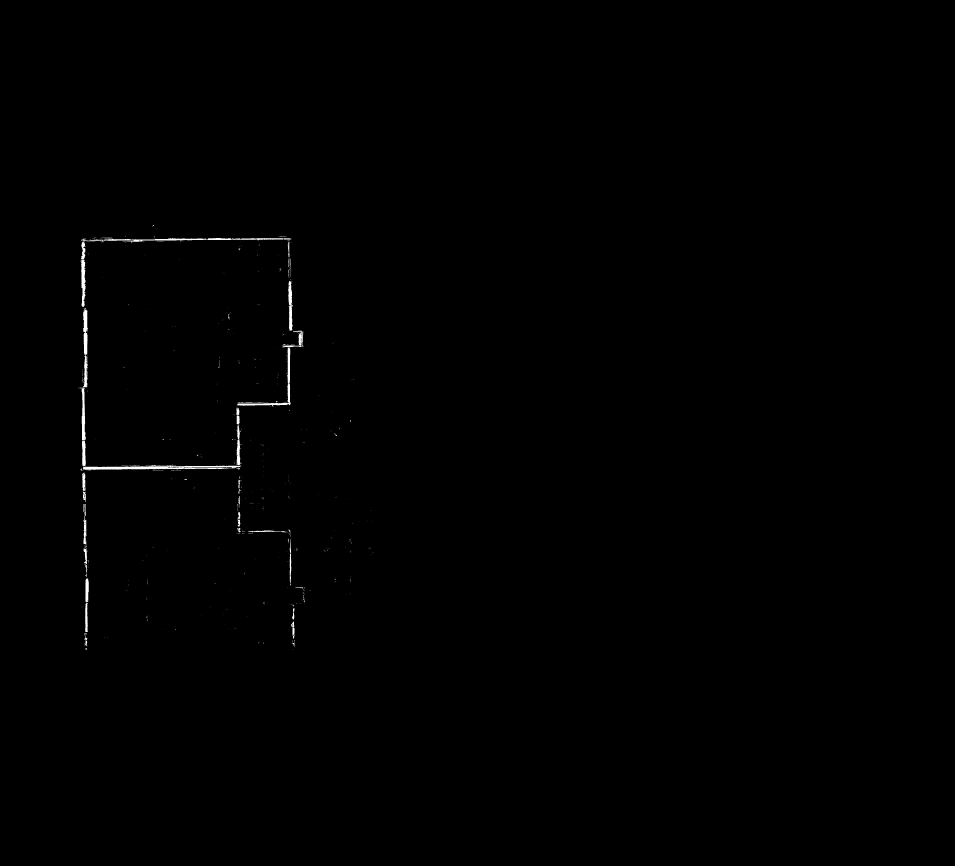
#> input picture cache/color_masks/mask_red.jpg, 3820 x 3464 px (shown at 1/4 size)
$ python verify_wall_completeness.py
#> lines starting #> are read from the running program, lines starting #| are printed output that depends on the picture
import cv2
import numpy as np
import os

def check_unit_boundaries(mask, bbox_y, bbox_x, unit_name):
    """
    Checks if a mask has continuous or near-continuous line segments on the 4 sides of a bounding box.
    """
    y_min, y_max = bbox_y
    x_min, x_max = bbox_x

    # Crop the mask to the unit's active bounding box
    crop = mask[y_min:y_max, x_min:x_max]
    h_c, w_c = crop.shape

    # Divide the bounding box into 4 border zones (top, bottom, left, right)
    border_thickness = 30

    top_zone = crop[0:border_thickness, :]
    bottom_zone = crop[h_c-border_thickness:h_c, :]
    left_zone = crop[:, 0:border_thickness]
    right_zone = crop[:, w_c-border_thickness:w_c]

    # Calculate coverage (percentage of border zone containing masked pixels)
    top_cov = np.sum(top_zone > 0) / top_zone.size * 100
    bottom_cov = np.sum(bottom_zone > 0) / bottom_zone.size * 100
    left_cov = np.sum(left_zone > 0) / left_zone.size * 100
    right_cov = np.sum(right_zone > 0) / right_zone.size * 100

    print(f"\n--- Automated Validation Report for {unit_name} ---")
    print(f"  Top wall coverage: {top_cov:.1f}%")
    print(f"  Bottom wall coverage: {bottom_cov:.1f}%")
    print(f"  Left wall coverage: {left_cov:.1f}%")
    print(f"  Right wall coverage: {right_cov:.1f}%")

    # Threshold for success: at least some line segments present on each side
    success = True
    for side, cov in [("Top", top_cov), ("Bottom", bottom_cov), ("Left", left_cov), ("Right", right_cov)]:
        if cov < 1.0: # If less than 1% of the zone is covered, a boundary wall is missing!
            print(f"  [ERROR] Missing boundary wall on the {side}!")
            success = False

    if success:
        print(f"  [SUCCESS] All 4 boundary zones contain valid wall segments.")
    return success

def main():
    # Load masks
    red_mask_path = "cache/color_masks/mask_red.jpg"
    blue_mask_path = "cache/color_masks/mask_blue.jpg"

    if not os.path.exists(red_mask_path) or not os.path.exists(blue_mask_path):
        print("Error: Mask files not found. Run color_separation.py first.")
        return

    mask_red = cv2.imread(red_mask_path, cv2.IMREAD_GRAYSCALE)
#> mask_red is the input picture: shape (3464, 3820); min 0, max 255, mean 0.8
    mask_blue = cv2.imread(blue_mask_path, cv2.IMREAD_GRAYSCALE)
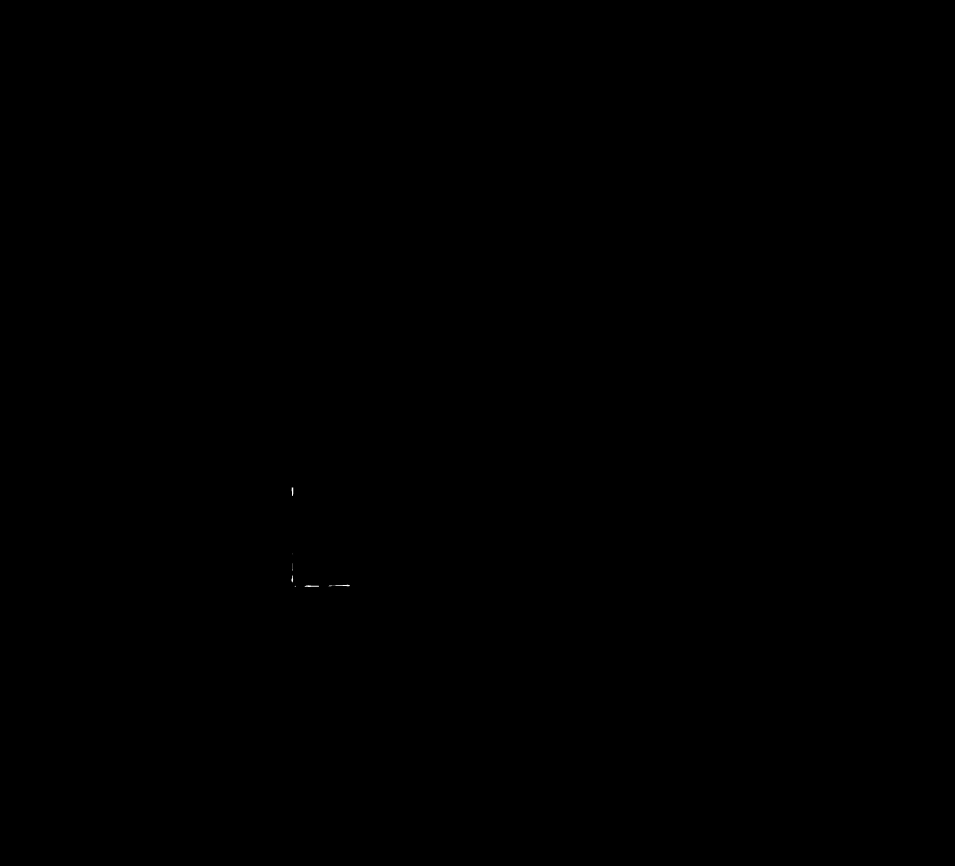
#> input picture cache/color_masks/mask_blue.jpg, 3820 x 3464 px (shown at 1/4 size)
#> mask_blue is the input picture: shape (3464, 3820); min 0, max 255, mean 0

    # Unit 1 (Red) expected bounding box
    u1_bbox_y = (900, 1950)
    u1_bbox_x = (300, 1250)

    # Unit 2 (Blue) expected bounding box
    u2_bbox_y = (1950, 2500)
    u2_bbox_x = (300, 1400)

    u1_ok = check_unit_boundaries(mask_red, u1_bbox_y, u1_bbox_x, "Unit 1 (Red)")
#> in check_unit_boundaries, `crop = mask[y_min:y_max, x_min:x_max]`:
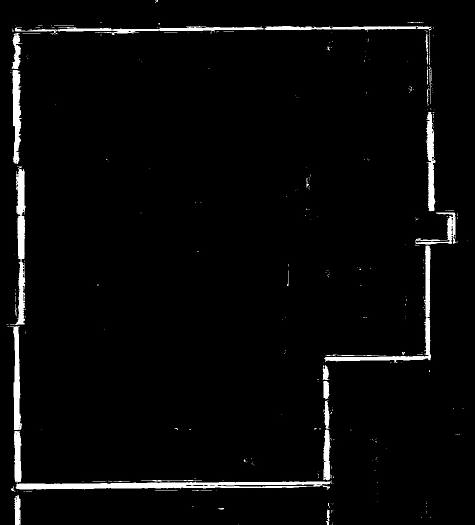
#> crop: shape (1050, 950) (shown at 1/2 size); min 0, max 255, mean 8.7
#> in check_unit_boundaries, `top_cov = np.sum(top_zone > 0) / top_zone.size * 100`: top_cov = 0.161
#> in check_unit_boundaries, `bottom_cov = np.sum(bottom_zone > 0) / bottom_zone.size * 100`: bottom_cov = 2.4
#> in check_unit_boundaries, `left_cov = np.sum(left_zone > 0) / left_zone.size * 100`: left_cov = 6.76
#> in check_unit_boundaries, `right_cov = np.sum(right_zone > 0) / right_zone.size * 100`: right_cov = 0.19
#|   Top wall coverage: 0.2%
#|   Bottom wall coverage: 2.4%
#|   Left wall coverage: 6.8%
#|   Right wall coverage: 0.2%
#> the loop in check_unit_boundaries, `for side, cov in [("Top", top_cov), ("Bottom", bottom_cov), ("Left", l..` made 4 passes
#> (side, cov, success) on passes 1, 4: ('Top', 0.161, False), ('Right', 0.19, False)
#> (side, cov) on passes 2 to 3: ('Bottom', 2.4), ('Left', 6.76)
#|   [ERROR] Missing boundary wall on the Top!
#|   [ERROR] Missing boundary wall on the Right!
#> u1_ok = False
    u2_ok = check_unit_boundaries(mask_blue, u2_bbox_y, u2_bbox_x, "Unit 2 (Blue)")
#> call 2 of check_unit_boundaries, with bbox_y = (1950, 2500), bbox_x = (300, 1400), unit_name = 'Unit 2 (Blue)'
#> in check_unit_boundaries (call 2), `crop = mask[y_min:y_max, x_min:x_max]`:
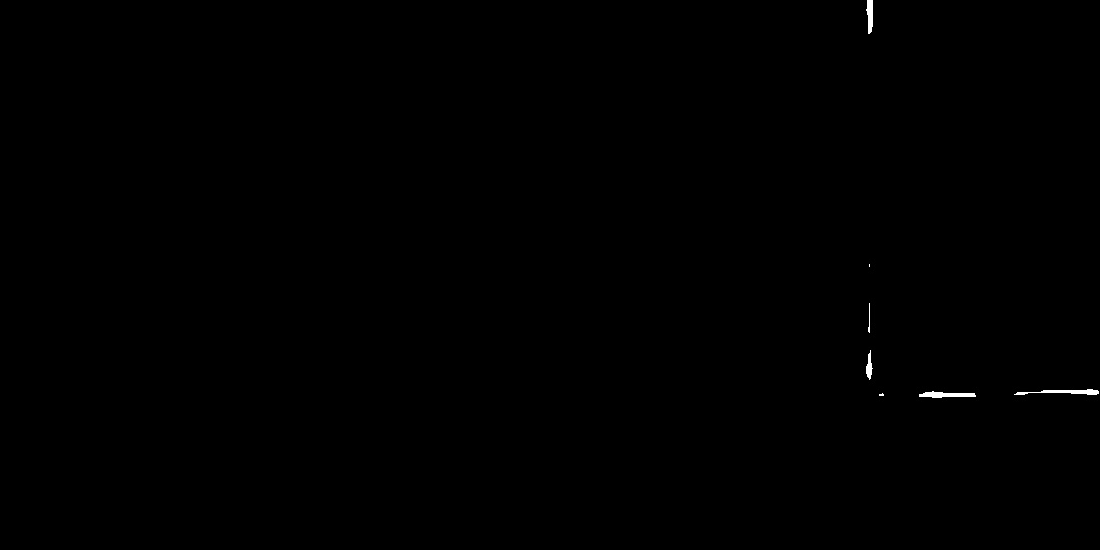
#> crop: shape (550, 1100); min 0, max 255, mean 0.4
#> in check_unit_boundaries (call 2), `left_zone = crop[:, 0:border_thickness]`: left_zone: shape (550, 30); every value is 0
#> in check_unit_boundaries (call 2), `right_zone = crop[:, w_c-border_thickness:w_c]`:
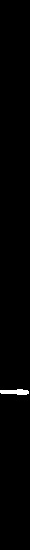
#> right_zone: shape (550, 30); min 0, max 255, mean 2
#> in check_unit_boundaries (call 2), `top_cov = np.sum(top_zone > 0) / top_zone.size * 100`: top_cov = 0.664
#> in check_unit_boundaries (call 2), `bottom_cov = np.sum(bottom_zone > 0) / bottom_zone.size * 100`: bottom_cov = 0
#> in check_unit_boundaries (call 2), `right_cov = np.sum(right_zone > 0) / right_zone.size * 100`: right_cov = 1.25
#|   Top wall coverage: 0.7%
#|   Bottom wall coverage: 0.0%
#|   Left wall coverage: 0.0%
#|   Right wall coverage: 1.3%
#> the loop in check_unit_boundaries (call 2), `for side, cov in [("Top", top_cov), ("Bottom", bottom_cov), ("Left", l..` made 4 passes
#> (side, cov) on passes 1 to 4: ('Top', 0.664), ('Bottom', 0), ('Left', 0), ('Right', 1.25)
#|   [ERROR] Missing boundary wall on the Top!
#|   [ERROR] Missing boundary wall on the Bottom!
#|   [ERROR] Missing boundary wall on the Left!
#> u2_ok = False

    if u1_ok and u2_ok:
        print("\n[VERIFICATION PASSED] Both Unit 1 and Unit 2 have valid wall segmentation on all 4 sides.")
    else:
        print("\n[VERIFICATION FAILED] One or more boundary walls are missing or incomplete.")

if __name__ == "__main__":
    main()
